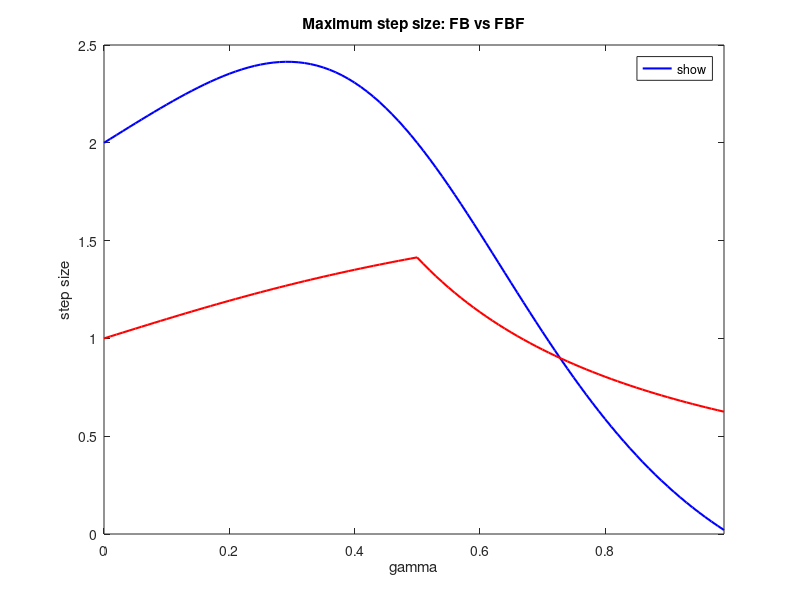

Recreate this plot in MATLAB.
gammas = 0:0.01:0.99;
mus_fb = zeros(100,1);
mus_fbf = zeros(100,1);
for i=1:100
    gamma = gammas(i);
    gamma_matrix = [1-gamma,gamma;-gamma,gamma];
    mus_fb(i) = 2/((1-2*gamma+2*gamma^2)/(1-gamma));
    mus_fbf(i) = 1/norm(gamma_matrix);
end
plot(gammas,mus_fb, 'b-', 'LineWidth', 1.5, 'DisplayName', 'FB')
hold on
plot(gammas,mus_fbf, 'r-', 'LineWidth', 1.5, 'DisplayName', 'FBF')
l = legend('show','Location','northeast')
xlabel('gamma');
ylabel('step size');
xlim([0,0.99])
title("Maximum step size: FB vs FBF")